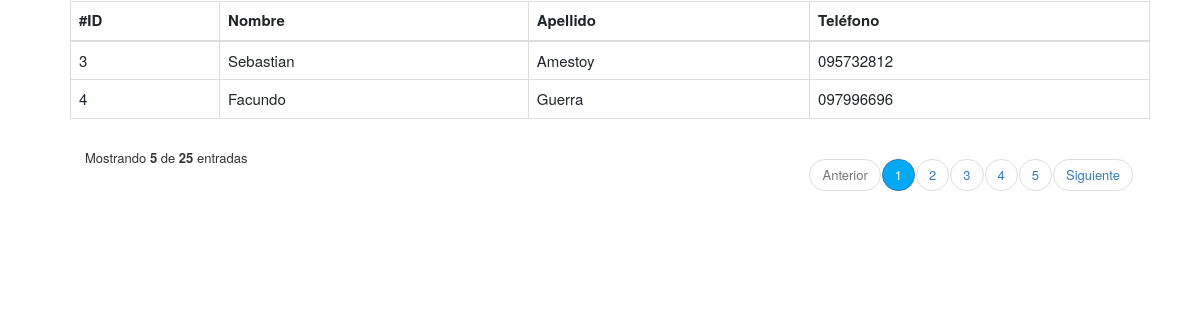
Page /controlador/ClienteReserva_controlador.php on the earlier database version.
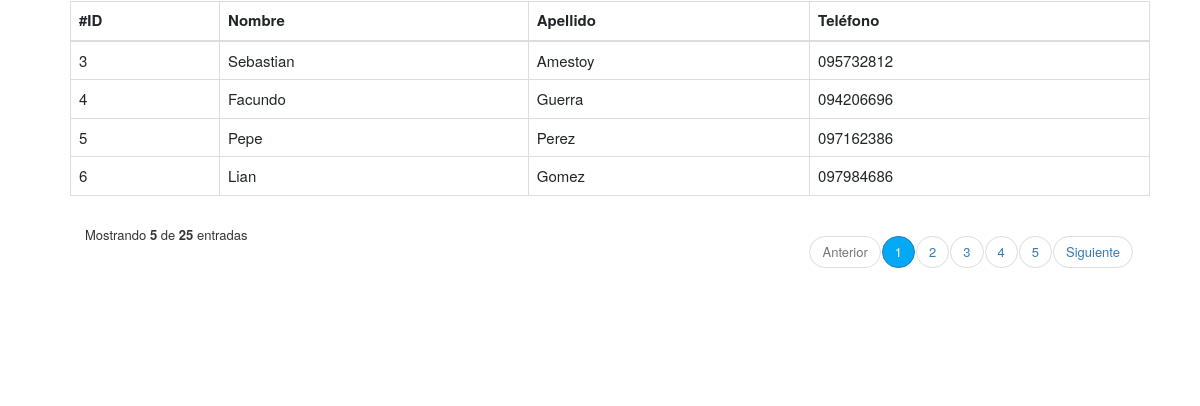
Same page on the later database version.
### tables this page shows
CREATE TABLE `usuario` (
  `id_usuario` int(10) PRIMARY KEY NOT NULL AUTO_INCREMENT COMMENT 'ID del Usuario',
  `nombre` varchar(40) NOT NULL COMMENT 'Nombre del Usuario',
  `apellido` varchar(40) NOT NULL COMMENT 'Apellido del Usuario',
  `correo` varchar(60) NOT NULL COMMENT 'Correo del Usuario',
  `password` varchar(20) NOT NULL COMMENT 'Clave del Usuario',
  `direccion` varchar(80) DEFAULT NULL COMMENT 'Direccion de envio del Usuario',
  `telefono` varchar(18) DEFAULT NULL COMMENT 'Telefono de contacto del Usuario',
  `tipo` varchar(30) NOT NULL DEFAULT 'cliente' COMMENT 'Tipo de usuario, para las jerarquias'
);

### modelo/conexion.php (called while the page is built)
<?php
class Conectar{
    public static function conexion (){
        try{
            $host ="localhost";
            $user ="root";
            $pass="";
            $bd="proyecto_grupo2";
            $con = mysqli_connect($host,$user,$pass);
            mysqli_select_db($con,$bd);
            return $con;
        }catch(Exception $e){
    die('Error'.$e->getMessage());
    echo "La linea de error " . $e->getLine();
        }
    }
    }
?>

### modelo/Usuario.php (called while the page is built, shortened)
<?php
class Usuario
{
    private $con;
    private $usuario;
    public function __construct()
    {
        require_once("conexion.php");
        $this->con = Conectar::conexion();
        $this->usuario = array();
    }
        public function listar_clientes()
        {
            $sql = "SELECT * FROM usuario WHERE tipo='cliente' ORDER BY id_usuario";
            $query = mysqli_query($this->con, $sql);
            while ($filas = mysqli_fetch_array($query)) {
                $this->usuario[] = $filas;
            }
            return $this->usuario;
   }
}
?>

### vista/ClienteReserva_view.php (the view, shortened to what this page needs)
<!DOCTYPE html>
<html lang="es">
<head>
    <link rel="stylesheet" href="assets/styles2.css">
    <link href="https://cdn.jsdelivr.net/npm/bootstrap@5.2.0/dist/css/bootstrap.min.css" rel="stylesheet">
    <link href="https://maxcdn.bootstrapcdn.com/bootstrap/3.3.7/css/bootstrap.min.css" rel="stylesheet">
</head>
<body>
    <div class="container" style="margin-top: -100px;width: 90em;margin-left: 30px;">
        <div class="table-responsive">
            <div class="table-wrapper">
                <div class="table-title">
                    <div class="row">
                        <div class="col-xs-4">
                            <h2 class="text-center">Listado de <b>Clientes</b></h2>
                        </div>
                        <table class="table table-bordered">
                            <thead>
                                <tr>
                                    <th>#ID</th>
                                    <th>Nombre</th>
                                    <th>Apellido</th>
                                    <th>Teléfono</th>
                                </tr>
                            </thead>
                            <tbody>
                                <?php foreach ($matrizClienteReserva as $clienteReserva) : ?>
                                    <tr>
                                        <td><?php echo $clienteReserva['id_usuario'] ?></td>
                                        <td><?php echo $clienteReserva['nombre'] ?></td>
                                        <td><?php echo $clienteReserva['apellido'] ?></td>
                                        <td><?php echo $clienteReserva['telefono'] ?></td>
                                    </tr>
                                <?php endforeach; ?>
                            </tbody>
                        </table>
                    </div>
                    <div class="clearfix">
                        <div class="hint-text">Mostrando <b>5</b> de <b>25</b> entradas</div>
                        <ul class="pagination">
                            <li class="page-item disabled"><a href="#">Anterior</a></li>
                            <li class="page-item active"><a href="#" class="page-link">1</a></li>
                            <li class="page-item"><a href="#" class="page-link">2</a></li>
                            <li class="page-item"><a href="#" class="page-link">3</a></li>
                            <li class="page-item"><a href="#" class="page-link">4</a></li>
                            <li class="page-item"><a href="#" class="page-link">5</a></li>
                            <li class="page-item"><a href="#" class="page-link">Siguiente</a></li>
                        </ul>
                    </div>
                </div>
            </div>
        </div>
    </div>
</body>
</html>

Differences in the rows shown:
changed usuario "Facundo": telefono "097996696" → "094206696"
added usuario: id_usuario "5", nombre "Pepe", apellido "Perez", telefono "097162386"
added usuario: id_usuario "6", nombre "Lian", apellido "Gomez", telefono "097984686"
